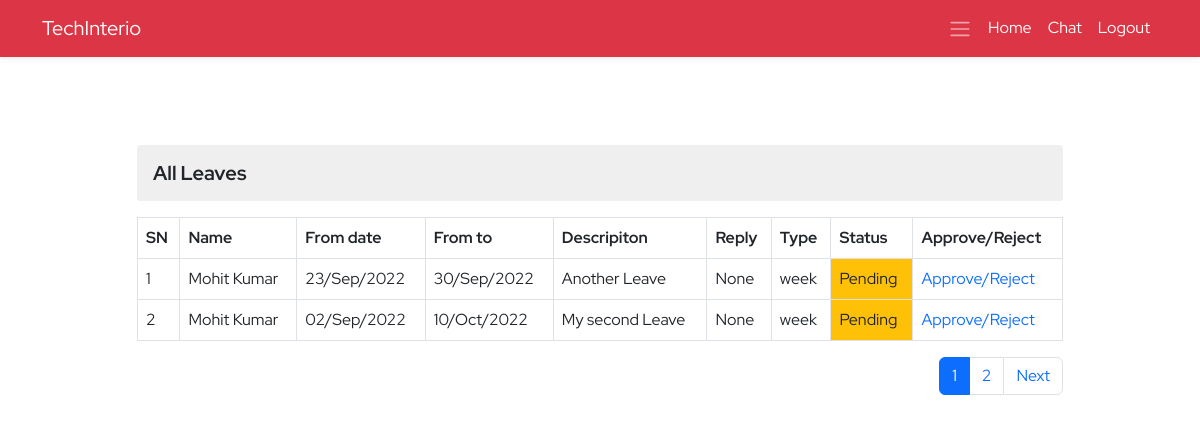
/ems/leaves/ (signed in), run on an earlier commit of the app's database.
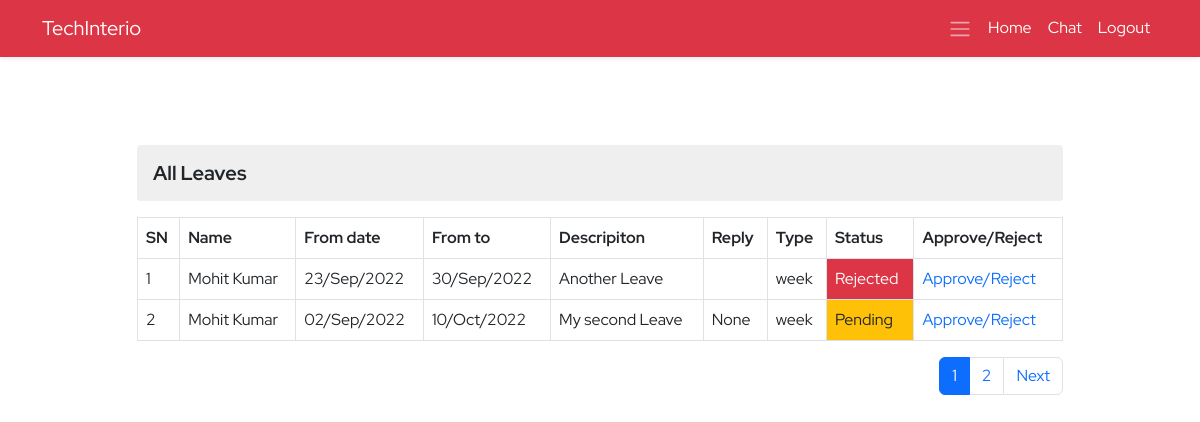
And on a later commit of the database.
### ems/models.py (models this page shows, shortened)
class Leave(models.Model):
    employee=models.ForeignKey(Employee,on_delete=models.CASCADE)
    date_from=models.DateField()
    date_to=models.DateField()
    description=models.CharField(max_length=150)
    type=models.CharField(max_length=70)
    reply=models.CharField(max_length=100,null=True,blank=True)
    status=models.CharField(max_length=20)

class Employee(models.Model):
    empid=models.AutoField(primary_key=True)
    user=models.OneToOneField(User,on_delete=models.CASCADE)
    name=models.CharField(max_length=50)
    father_name=models.CharField(max_length=50)
    avtar=models.ImageField(upload_to='employee_profile_images', blank=True , default='profile.jpg')
    dob=models.DateField()
    email=models.EmailField(max_length=100)
    mobile_no=models.IntegerField()
    emergency_mobile_no=models.IntegerField(null=True,blank=True)
    address=models.OneToOneField(Address, on_delete=models.CASCADE,blank=True, null=True,)
    designation=models.CharField(max_length=70)
    role=models.ForeignKey(Role, on_delete=models.SET_NULL,blank=True, null=True,)
    department=models.ForeignKey(Department, on_delete=models.SET_NULL,blank=True, null=True,)
    joining_date=models.DateField()
    status=models.CharField(max_length=15)
    @property
    def imageURL(self):
        try:
            url=self.avtar.url
        except:
            url=''
        return url

### ems/views.py (the view, shortened to what this page needs)
# urls.py: path('leaves/',dashboardLeaves,name='dashboard-leaves'),
@login_required()
def dashboardLeaves(request):
    context={}
    try:
        if not request.user.is_superuser:
            profile_obj=Employee.objects.get(user=request.user)
            context['profile']=profile_obj
        leaves=Leave.objects.all().order_by('-id')
        paginator=Paginator(leaves,2)
        page_no=request.GET.get('page')
        total_pages=paginator.page_range
        leavespages=paginator.get_page(page_no)
        context['leaves']=leavespages
        context['pages']=total_pages
    except Exception as e:
        print('Dashboard Leaves Exception : ',e)
    return render(request,'ems/dashboard_leaves.html',context)

### ems/templates/ems/dashboard_leaves.html (shortened to what this page needs)
{% extends './base.html' %}
{% block body %}
<div class="container py-4">
    <div class="row d-flex align-items-center justify-content-center ">
        <div class="col-lg-10 col-12 my-5">
            <h3 class="my-3 derpartment-title">All Leaves</h3>
            <table class="table table-bordered">
                <tr>
                    <th>SN</th>
                    <th>Name</th>
                    <th>From date</th>
                    <th>From to</th>
                    <th>Descripiton</th>
                    <th>Reply</th>
                    <th>Type</th>
                    <th>Status</th>
                    <th>Approve/Reject</th>
                </tr>
                {% for leave in leaves %}
                <tr class="my-4">
                    <td>{{forloop.counter}}</td>
                    <td>{{leave.employee.name}}</td>
                    <td>{{leave.date_from | date:'d/M/Y'}}</td>
                    <td>{{leave.date_to | date:'d/M/Y'}}</td>
                    <td>{{leave.description}}</td>
                    <td>{{leave.reply}}</td>
                    <td>{{leave.type}}</td>
                    {% if leave.status == 'Pending' %}
                    <td class="bg-warning text-dark">{{leave.status}}</td>
                    {% elif leave.status == 'Rejected' %}
                    <td class="text-white bg-danger">{{leave.status}}</td>
                    {% else %}
                    <td class="text-white bg-success">{{leave.status}}</td>
                    {% endif %}
                    <td><a href="" data-bs-toggle="modal" data-bs-target="#leavemodal" onclick="leave({{leave.id}})">Approve/Reject</a></td>
                </tr>
                {% endfor %}
            </table>
            <nav aria-label="Page navigation example">
              <ul class="pagination justify-content-end">
                  {% if pages %}
                  {% for p in pages %}
                  {% if p == leaves.number %}
                  <li class="page-item active" aria-current="page"><a class="page-link "
                          href="?page={{p}}">{{p}}</a></li>
                  {% else %}
                  <li class="page-item "><a class="page-link" href="?page={{p}}">{{p}}</a></li>
                  {% endif %}
                  {% endfor %}
                  {% endif %}
                  {% if leaves.has_next %}
                  <li class="page-item">
                      <a class="page-link" href="?page={{leaves.next_page_number}}">Next</a>
                  </li>
                  {% endif %}
              </ul>
          </nav>
        </div>
    </div>
</div>
{% endblock body %}

What changed in the data, as far as the page shows it:
changed Leave "Another Leave": reply "None" → (not shown); status "Pending" → "Rejected"
